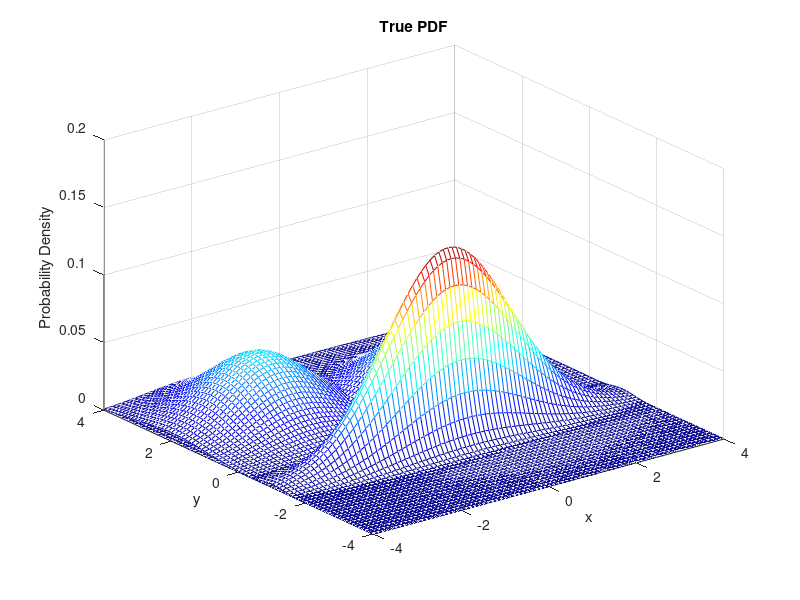

This chart was generated by the following MATLAB code: (Note: this script raises an error after producing the figure.)
clc;
clear all; %#ok<CLALL>

% Initial parameters:
mu1 = [1 1];
mu2 = [-2 2];
mu3 = [0 -1];
Sig1 = eye(2);
Sig2 = eye(2);
Sig3 = diag([2, 0.1]);
N = [300,300,400];

plot_truepdf = true;
plot_solution = true;

%% Plot True Probability Density
if plot_truepdf
    x = -4:0.1:4;
    y = -4:0.1:4;
    [X_axis,Y_axis] = meshgrid(x, y);
    F1 = mvnpdf([X_axis(:) Y_axis(:)], mu1, Sig1);
    F1 = reshape(F1,length(Y_axis),length(X_axis));
    F2 = mvnpdf([X_axis(:) Y_axis(:)], mu2, Sig2);
    F2 = reshape(F2,length(Y_axis),length(X_axis));
    F3 = mvnpdf([X_axis(:) Y_axis(:)], mu3, Sig3);
    F3 = reshape(F3,length(Y_axis),length(X_axis));
    figure(2);
    colormap jet;
    mesh(x,y,N(1)/sum(N).*F1);
    hold on;
    mesh(x,y,N(2)/sum(N).*F2);
    hold on;
    mesh(x,y,N(3)/sum(N).*F3);
    grid on;
    xlabel('x'); ylabel('y'); zlabel('Probability Density');
    title('True PDF');
end

%% Random Samples
rng default  % For reproducibility
R = [mvnrnd(mu1,Sig1,N(1)); mvnrnd(mu2,Sig2,N(2)); mvnrnd(mu3,Sig3,N(3))];

%% Inference
K = 3;
[mu,sig,al] = mixture_gauss2D(R,K,4);
str = sprintf('%f ', al); 
fprintf('Cluster membership probabilities: %s\n', str);

%% Visualization
if plot_solution
    figure(1);
    hold on;
    plot(R(:,1),R(:,2),'.');
    for i = 1:K
        error_ellipse(mu(i,:),sig(:,:,i))
    end
    xlabel('x'); ylabel('y');
    grid on;
    title('EM - Gaussian Mixture in 2D');
    legend('simulation', 'cluster mean','error ellipse');
end